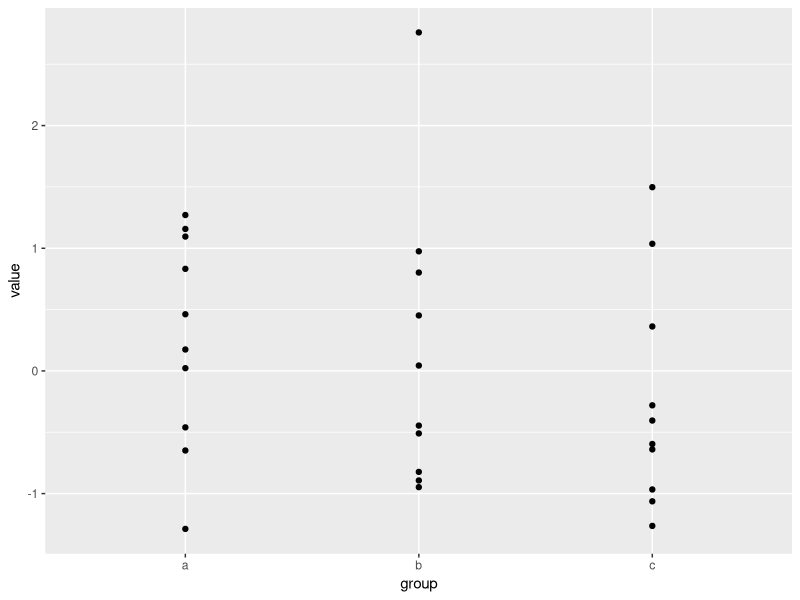

The R script that drew this image:
library(ggplot2)

sample_df <- data.frame(
  group = factor(rep(letters[1:3], each = 10)),
  value = rnorm(30)
)

plot <- ggplot(data = sample_df) +
  geom_point(mapping = aes(x = group, y = value))

plot
